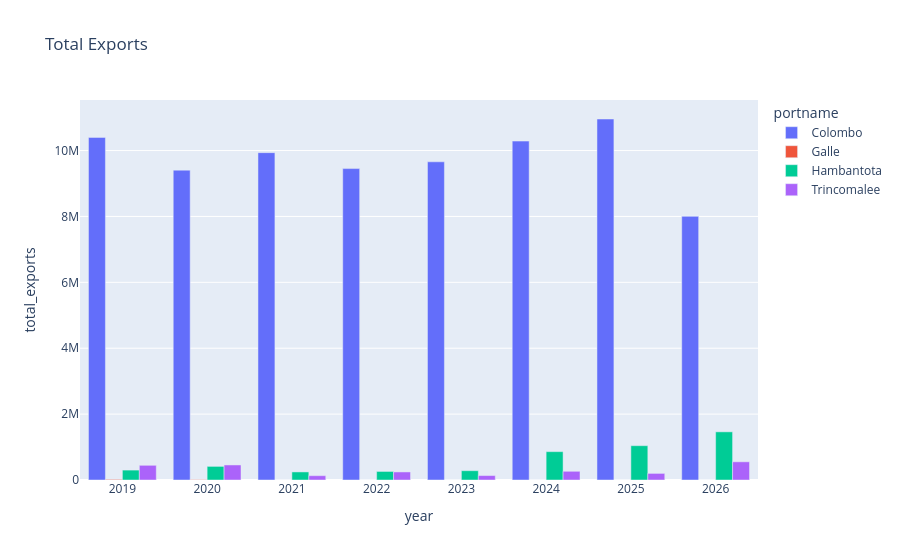

Notebook code cell kept with this figure:
### Code cell
total_exports = px.bar(
    plot_df,
    x="year",
    y="total_exports",
    color="portname",
    barmode="group",
    title="Total Exports"
)
total_exports.show()

### Figure 1 — Plotly figure (JSON) as saved in the notebook; plotly's stock layout.template omitted (floating-point values rounded to 4 significant figures)
{"data": [{"alignmentgroup": "True", "hovertemplate": "portname=Colombo<br>year=%{x}<br>total_exports=%{y}<extra></extra>", "legendgroup": "Colombo", "marker": {"color": "#636efa", "pattern": {"shape": ""}}, "name": "Colombo", "offsetgroup": "Colombo", "orientation": "v", "showlegend": true, "textposition": "auto", "type": "bar", "x": [2019, 2020, 2021, 2022, 2023, 2024, 2025, 2026], "xaxis": "x", "y": [10399800, 9405608, 9936167, 9453203, 9658928, 10287422, 10958048, 8003497], "yaxis": "y"}, {"alignmentgroup": "True", "hovertemplate": "portname=Galle<br>year=%{x}<br>total_exports=%{y}<extra></extra>", "legendgroup": "Galle", "marker": {"color": "#EF553B", "pattern": {"shape": ""}}, "name": "Galle", "offsetgroup": "Galle", "orientation": "v", "showlegend": true, "textposition": "auto", "type": "bar", "x": [2019, 2020, 2021, 2022, 2023, 2024, 2025, 2026], "xaxis": "x", "y": [18167, 10421, 627, 0, 0, 209, 0, 108], "yaxis": "y"}, {"alignmentgroup": "True", "hovertemplate": "portname=Hambantota<br>year=%{x}<br>total_exports=%{y}<extra></extra>", "legendgroup": "Hambantota", "marker": {"color": "#00cc96", "pattern": {"shape": ""}}, "name": "Hambantota", "offsetgroup": "Hambantota", "orientation": "v", "showlegend": true, "textposition": "auto", "type": "bar", "x": [2019, 2020, 2021, 2022, 2023, 2024, 2025, 2026], "xaxis": "x", "y": [300964, 413294, 244898, 259880, 282330, 860473, 1041641, 1462235], "yaxis": "y"}, {"alignmentgroup": "True", "hovertemplate": "portname=Trincomalee<br>year=%{x}<br>total_exports=%{y}<extra></extra>", "legendgroup": "Trincomalee", "marker": {"color": "#ab63fa", "pattern": {"shape": ""}}, "name": "Trincomalee", "offsetgroup": "Trincomalee", "orientation": "v", "showlegend": true, "textposition": "auto", "type": "bar", "x": [2019, 2020, 2021, 2022, 2023, 2024, 2025, 2026], "xaxis": "x", "y": [446358, 456631, 130925, 244676, 134435, 264303, 200252, 552494], "yaxis": "y"}], "layout": {"barmode": "group", "legend": {"title": {"text": "portname"}, "tracegroupgap": 0}, "title": {"text": "Total Exports"}, "xaxis": {"anchor": "y", "domain": [0, 1], "title": {"text": "year"}}, "yaxis": {"anchor": "x", "domain": [0, 1], "title": {"text": "total_exports"}}}}
